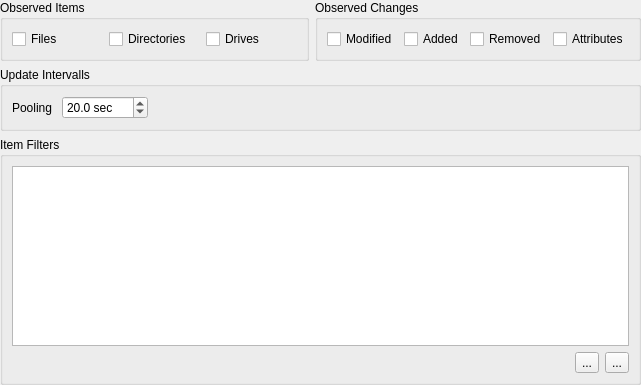
<?xml version="1.0" encoding="UTF-8"?>
<ui version="4.0">
 <class>CDirectoryMonitorParamsGui</class>
 <widget class="QWidget" name="CDirectoryMonitorParamsGui">
  <property name="geometry">
   <rect>
    <x>0</x>
    <y>0</y>
    <width>641</width>
    <height>385</height>
   </rect>
  </property>
  <property name="sizePolicy">
   <sizepolicy hsizetype="Preferred" vsizetype="Fixed">
    <horstretch>0</horstretch>
    <verstretch>0</verstretch>
   </sizepolicy>
  </property>
  <property name="minimumSize">
   <size>
    <width>350</width>
    <height>0</height>
   </size>
  </property>
  <property name="windowTitle">
   <string>Directory Monitor Parameters</string>
  </property>
  <layout class="QVBoxLayout" name="verticalLayout_2">
   <property name="margin">
    <number>0</number>
   </property>
   <item>
    <layout class="QHBoxLayout" name="horizontalLayout_4">
     <item>
      <widget class="QGroupBox" name="groupBox">
       <property name="title">
        <string>Observed Items</string>
       </property>
       <layout class="QHBoxLayout" name="horizontalLayout">
        <item>
         <widget class="QCheckBox" name="FilesCheck">
          <property name="text">
           <string>Files</string>
          </property>
         </widget>
        </item>
        <item>
         <widget class="QCheckBox" name="DirsCheck">
          <property name="text">
           <string>Directories</string>
          </property>
         </widget>
        </item>
        <item>
         <widget class="QCheckBox" name="DrivesCheck">
          <property name="text">
           <string>Drives</string>
          </property>
         </widget>
        </item>
       </layout>
      </widget>
     </item>
     <item>
      <widget class="QGroupBox" name="groupBox_2">
       <property name="title">
        <string>Observed Changes</string>
       </property>
       <layout class="QHBoxLayout" name="horizontalLayout_2">
        <item>
         <widget class="QCheckBox" name="ModifiedCheck">
          <property name="text">
           <string>Modified</string>
          </property>
         </widget>
        </item>
        <item>
         <widget class="QCheckBox" name="AddedCheck">
          <property name="text">
           <string>Added</string>
          </property>
         </widget>
        </item>
        <item>
         <widget class="QCheckBox" name="RemovedCheck">
          <property name="text">
           <string>Removed</string>
          </property>
         </widget>
        </item>
        <item>
         <widget class="QCheckBox" name="AttributesCheck">
          <property name="text">
           <string>Attributes</string>
          </property>
         </widget>
        </item>
       </layout>
      </widget>
     </item>
    </layout>
   </item>
   <item>
    <widget class="QGroupBox" name="groupBox_4">
     <property name="title">
      <string>Update Intervalls</string>
     </property>
     <layout class="QHBoxLayout" name="horizontalLayout_5">
      <item>
       <layout class="QHBoxLayout" name="horizontalLayout_3">
        <item>
         <widget class="QLabel" name="label">
          <property name="text">
           <string>Pooling </string>
          </property>
         </widget>
        </item>
        <item>
         <widget class="QDoubleSpinBox" name="PoolingIntervallSpin">
          <property name="suffix">
           <string> sec</string>
          </property>
          <property name="decimals">
           <number>1</number>
          </property>
          <property name="maximum">
           <double>1000.000000000000000</double>
          </property>
          <property name="value">
           <double>20.000000000000000</double>
          </property>
         </widget>
        </item>
        <item>
         <spacer name="horizontalSpacer">
          <property name="orientation">
           <enum>Qt::Horizontal</enum>
          </property>
          <property name="sizeHint" stdset="0">
           <size>
            <width>40</width>
            <height>20</height>
           </size>
          </property>
         </spacer>
        </item>
       </layout>
      </item>
     </layout>
    </widget>
   </item>
   <item>
    <widget class="QGroupBox" name="groupBox_3">
     <property name="title">
      <string>Item Filters</string>
     </property>
     <layout class="QVBoxLayout" name="verticalLayout">
      <item>
       <widget class="QListWidget" name="FileFiltersList"/>
      </item>
      <item>
       <layout class="QHBoxLayout" name="horizontalLayout_6">
        <item>
         <spacer name="horizontalSpacer_2">
          <property name="orientation">
           <enum>Qt::Horizontal</enum>
          </property>
          <property name="sizeHint" stdset="0">
           <size>
            <width>40</width>
            <height>20</height>
           </size>
          </property>
         </spacer>
        </item>
        <item>
         <widget class="QToolButton" name="AddFilterButton">
          <property name="text">
           <string>...</string>
          </property>
          <property name="icon">
           <iconset resource="../../../Acf/Include/iqtgui/iqtgui.qrc">
            <normaloff>:/Icons/Add</normaloff>:/Icons/Add</iconset>
          </property>
         </widget>
        </item>
        <item>
         <widget class="QToolButton" name="RemoveFilterButton">
          <property name="text">
           <string>...</string>
          </property>
          <property name="icon">
           <iconset resource="../../../Acf/Include/iqtgui/iqtgui.qrc">
            <normaloff>:/Icons/Delete</normaloff>:/Icons/Delete</iconset>
          </property>
         </widget>
        </item>
       </layout>
      </item>
     </layout>
    </widget>
   </item>
  </layout>
 </widget>
 <resources>
  <include location="../../../Acf/Include/iqtgui/iqtgui.qrc"/>
 </resources>
 <connections/>
</ui>
